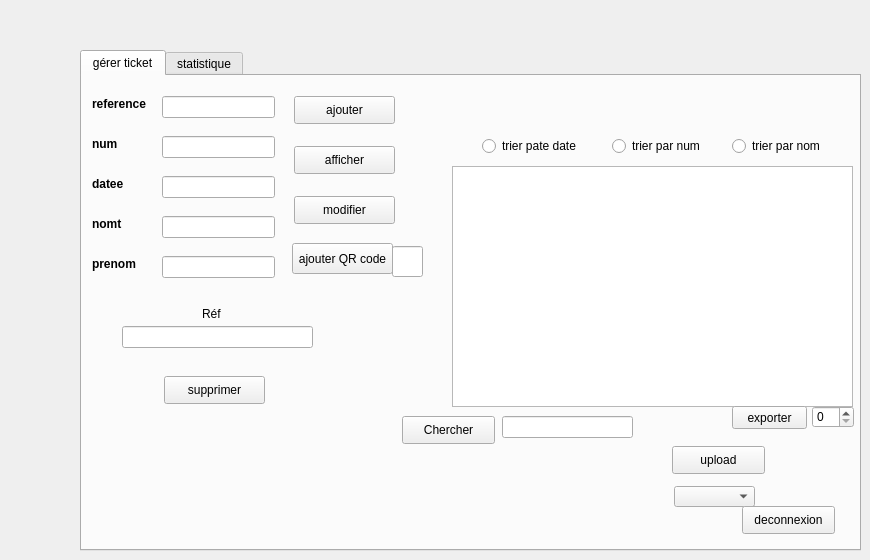
    <widget class="QWidget" name="page_5">
     <widget class="QTabWidget" name="tabWidget_2">
      <property name="geometry">
       <rect>
        <x>80</x>
        <y>50</y>
        <width>781</width>
        <height>501</height>
       </rect>
      </property>
      <property name="currentIndex">
       <number>0</number>
      </property>
      <widget class="QWidget" name="tab_4">
       <attribute name="title">
        <string>gérer ticket</string>
       </attribute>
       <widget class="QLabel" name="label_27">
        <property name="geometry">
         <rect>
          <x>10</x>
          <y>100</y>
          <width>56</width>
          <height>16</height>
         </rect>
        </property>
        <property name="font">
         <font>
          <weight>75</weight>
          <bold>true</bold>
         </font>
        </property>
        <property name="text">
         <string>datee</string>
        </property>
       </widget>
       <widget class="QLineEdit" name="le_num">
        <property name="geometry">
         <rect>
          <x>80</x>
          <y>60</y>
          <width>113</width>
          <height>22</height>
         </rect>
        </property>
       </widget>
       <widget class="QLineEdit" name="le_ref">
        <property name="geometry">
         <rect>
          <x>80</x>
          <y>20</y>
          <width>113</width>
          <height>22</height>
         </rect>
        </property>
       </widget>
       <widget class="QLabel" name="label_28">
        <property name="geometry">
         <rect>
          <x>10</x>
          <y>180</y>
          <width>56</width>
          <height>16</height>
         </rect>
        </property>
        <property name="font">
         <font>
          <weight>75</weight>
          <bold>true</bold>
         </font>
        </property>
        <property name="text">
         <string>prenom</string>
        </property>
       </widget>
       <widget class="QLabel" name="label_29">
        <property name="geometry">
         <rect>
          <x>10</x>
          <y>140</y>
          <width>56</width>
          <height>16</height>
         </rect>
        </property>
        <property name="font">
         <font>
          <weight>75</weight>
          <bold>true</bold>
         </font>
        </property>
        <property name="text">
         <string>nomt</string>
        </property>
       </widget>
       <widget class="QLabel" name="label_30">
        <property name="geometry">
         <rect>
          <x>10</x>
          <y>60</y>
          <width>56</width>
          <height>16</height>
         </rect>
        </property>
        <property name="font">
         <font>
          <weight>75</weight>
          <bold>true</bold>
         </font>
        </property>
        <property name="text">
         <string>num</string>
        </property>
       </widget>
       <widget class="QLabel" name="label_31">
        <property name="geometry">
         <rect>
          <x>10</x>
          <y>20</y>
          <width>71</width>
          <height>16</height>
         </rect>
        </property>
        <property name="font">
         <font>
          <weight>75</weight>
          <bold>true</bold>
         </font>
        </property>
        <property name="text">
         <string>reference</string>
        </property>
       </widget>
       <widget class="QLineEdit" name="le_date">
        <property name="geometry">
         <rect>
          <x>80</x>
          <y>100</y>
          <width>113</width>
          <height>22</height>
         </rect>
        </property>
       </widget>
       <widget class="QSpinBox" name="spinBox">
        <property name="geometry">
         <rect>
          <x>730</x>
          <y>330</y>
          <width>42</width>
          <height>22</height>
         </rect>
        </property>
       </widget>
       <widget class="QPushButton" name="QR_code">
        <property name="geometry">
         <rect>
          <x>210</x>
          <y>167</y>
          <width>101</width>
          <height>31</height>
         </rect>
        </property>
        <property name="text">
         <string>ajouter QR code</string>
        </property>
       </widget>
       <widget class="QLineEdit" name="le_ref_supp">
        <property name="geometry">
         <rect>
          <x>40</x>
          <y>250</y>
          <width>191</width>
          <height>22</height>
         </rect>
        </property>
       </widget>
       <widget class="QLabel" name="label_32">
        <property name="geometry">
         <rect>
          <x>120</x>
          <y>230</y>
          <width>21</width>
          <height>16</height>
         </rect>
        </property>
        <property name="text">
         <string>Réf</string>
        </property>
       </widget>
       <widget class="QLabel" name="label_33">
        <property name="geometry">
         <rect>
          <x>40</x>
          <y>-30</y>
          <width>781</width>
          <height>481</height>
         </rect>
        </property>
        <property name="text">
         <string/>
        </property>
        <property name="pixmap">
         <pixmap>../../../../bb.png</pixmap>
        </property>
        <property name="scaledContents">
         <bool>true</bool>
        </property>
       </widget>
       <widget class="QLineEdit" name="recher_edit">
        <property name="geometry">
         <rect>
          <x>420</x>
          <y>340</y>
          <width>131</width>
          <height>22</height>
         </rect>
        </property>
       </widget>
       <widget class="QTableView" name="tab_ticket">
        <property name="geometry">
         <rect>
          <x>370</x>
          <y>90</y>
          <width>401</width>
          <height>241</height>
         </rect>
        </property>
       </widget>
       <widget class="QRadioButton" name="trier_nom">
        <property name="geometry">
         <rect>
          <x>650</x>
          <y>60</y>
          <width>111</width>
          <height>20</height>
         </rect>
        </property>
        <property name="text">
         <string>trier par nom</string>
        </property>
       </widget>
       <widget class="QRadioButton" name="trier_num">
        <property name="geometry">
         <rect>
          <x>530</x>
          <y>60</y>
          <width>111</width>
          <height>20</height>
         </rect>
        </property>
        <property name="text">
         <string>trier par num</string>
        </property>
       </widget>
       <widget class="QRadioButton" name="trier_datee">
        <property name="geometry">
         <rect>
          <x>400</x>
          <y>60</y>
          <width>111</width>
          <height>20</height>
         </rect>
        </property>
        <property name="text">
         <string>trier pate date</string>
        </property>
       </widget>
       <widget class="QComboBox" name="comboBox_modifier_ref">
        <property name="geometry">
         <rect>
          <x>592</x>
          <y>410</y>
          <width>81</width>
          <height>21</height>
         </rect>
        </property>
       </widget>
       <widget class="QLabel" name="label_pic_3">
        <property name="geometry">
         <rect>
          <x>30</x>
          <y>330</y>
          <width>191</width>
          <height>131</height>
         </rect>
        </property>
        <property name="text">
         <string/>
        </property>
       </widget>
       <widget class="QLineEdit" name="le_QR_2">
        <property name="geometry">
         <rect>
          <x>310</x>
          <y>170</y>
          <width>31</width>
          <height>31</height>
         </rect>
        </property>
       </widget>
       <widget class="QPushButton" name="lineEdit_7">
        <property name="geometry">
         <rect>
          <x>320</x>
          <y>340</y>
          <width>93</width>
          <height>28</height>
         </rect>
        </property>
        <property name="text">
         <string>Chercher</string>
        </property>
       </widget>
       <widget class="QPushButton" name="pb_upload">
        <property name="geometry">
         <rect>
          <x>590</x>
          <y>370</y>
          <width>93</width>
          <height>28</height>
         </rect>
        </property>
        <property name="text">
         <string>upload</string>
        </property>
       </widget>
       <widget class="QPushButton" name="ajouterT">
        <property name="geometry">
         <rect>
          <x>212</x>
          <y>20</y>
          <width>101</width>
          <height>28</height>
         </rect>
        </property>
        <property name="text">
         <string>ajouter</string>
        </property>
       </widget>
       <widget class="QLineEdit" name="le_nomT">
        <property name="geometry">
         <rect>
          <x>80</x>
          <y>140</y>
          <width>113</width>
          <height>22</height>
         </rect>
        </property>
       </widget>
       <widget class="QLineEdit" name="le_prenomT">
        <property name="geometry">
         <rect>
          <x>80</x>
          <y>180</y>
          <width>113</width>
          <height>22</height>
         </rect>
        </property>
       </widget>
       <widget class="QPushButton" name="afficherT">
        <property name="geometry">
         <rect>
          <x>212</x>
          <y>70</y>
          <width>101</width>
          <height>28</height>
         </rect>
        </property>
        <property name="text">
         <string>afficher</string>
        </property>
       </widget>
       <widget class="QPushButton" name="modifierT">
        <property name="geometry">
         <rect>
          <x>212</x>
          <y>120</y>
          <width>101</width>
          <height>28</height>
         </rect>
        </property>
        <property name="text">
         <string>modifier</string>
        </property>
       </widget>
       <widget class="QPushButton" name="supprimerT">
        <property name="geometry">
         <rect>
          <x>82</x>
          <y>300</y>
          <width>101</width>
          <height>28</height>
         </rect>
        </property>
        <property name="text">
         <string>supprimer</string>
        </property>
       </widget>
       <widget class="QPushButton" name="exporter_pdfT">
        <property name="geometry">
         <rect>
          <x>650</x>
          <y>330</y>
          <width>75</width>
          <height>23</height>
         </rect>
        </property>
        <property name="text">
         <string>exporter</string>
        </property>
       </widget>
       <widget class="QPushButton" name="deconnexion_3">
        <property name="geometry">
         <rect>
          <x>660</x>
          <y>430</y>
          <width>93</width>
          <height>28</height>
         </rect>
        </property>
        <property name="text">
         <string>deconnexion</string>
        </property>
       </widget>
       <zorder>label_27</zorder>
       <zorder>label_28</zorder>
       <zorder>label_29</zorder>
       <zorder>label_30</zorder>
       <zorder>label_31</zorder>
       <zorder>label_32</zorder>
       <zorder>label_33</zorder>
       <zorder>label_pic_3</zorder>
       <zorder>lineEdit_7</zorder>
       <zorder>le_num</zorder>
       <zorder>le_ref</zorder>
       <zorder>le_date</zorder>
       <zorder>spinBox</zorder>
       <zorder>QR_code</zorder>
       <zorder>le_ref_supp</zorder>
       <zorder>recher_edit</zorder>
       <zorder>tab_ticket</zorder>
       <zorder>trier_nom</zorder>
       <zorder>trier_num</zorder>
       <zorder>trier_datee</zorder>
       <zorder>comboBox_modifier_ref</zorder>
       <zorder>le_QR_2</zorder>
       <zorder>pb_upload</zorder>
       <zorder>ajouterT</zorder>
       <zorder>le_nomT</zorder>
       <zorder>le_prenomT</zorder>
       <zorder>afficherT</zorder>
       <zorder>modifierT</zorder>
       <zorder>supprimerT</zorder>
       <zorder>exporter_pdfT</zorder>
       <zorder>deconnexion_3</zorder>
      </widget>
      <widget class="QWidget" name="tab_5">
       <attribute name="title">
        <string>statistique</string>
       </attribute>
       <widget class="QLabel" name="label_34">
        <property name="geometry">
         <rect>
          <x>-10</x>
          <y>-20</y>
          <width>791</width>
          <height>491</height>
         </rect>
        </property>
        <property name="text">
         <string/>
        </property>
        <property name="pixmap">
         <pixmap>../../../../bb.png</pixmap>
        </property>
        <property name="scaledContents">
         <bool>true</bool>
        </property>
       </widget>
       <widget class="QPushButton" name="pushButton_stat">
        <property name="geometry">
         <rect>
          <x>320</x>
          <y>50</y>
          <width>111</width>
          <height>28</height>
         </rect>
        </property>
        <property name="text">
         <string>STASTISTIQUE</string>
        </property>
       </widget>
       <widget class="QLabel" name="label_stat">
        <property name="geometry">
         <rect>
          <x>30</x>
          <y>110</y>
          <width>671</width>
          <height>331</height>
         </rect>
        </property>
        <property name="text">
         <string/>
        </property>
       </widget>
      </widget>
     </widget>
    </widget>
